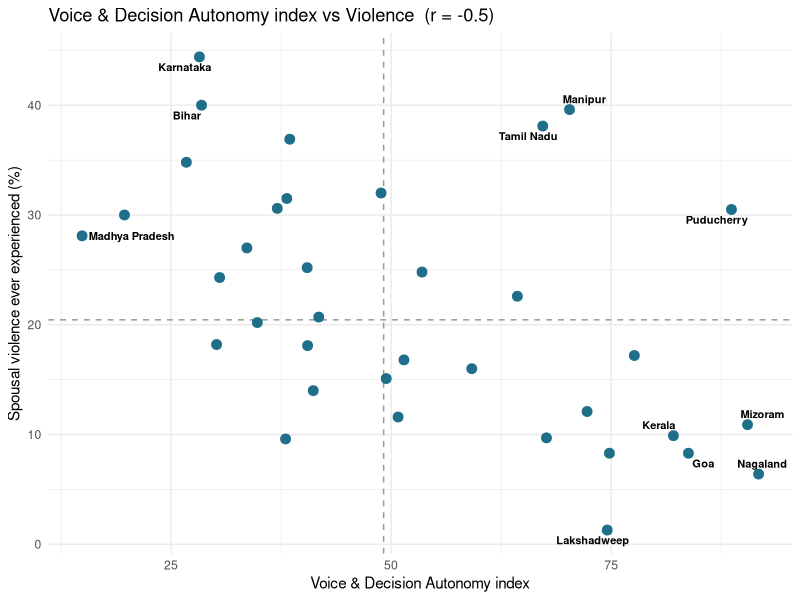
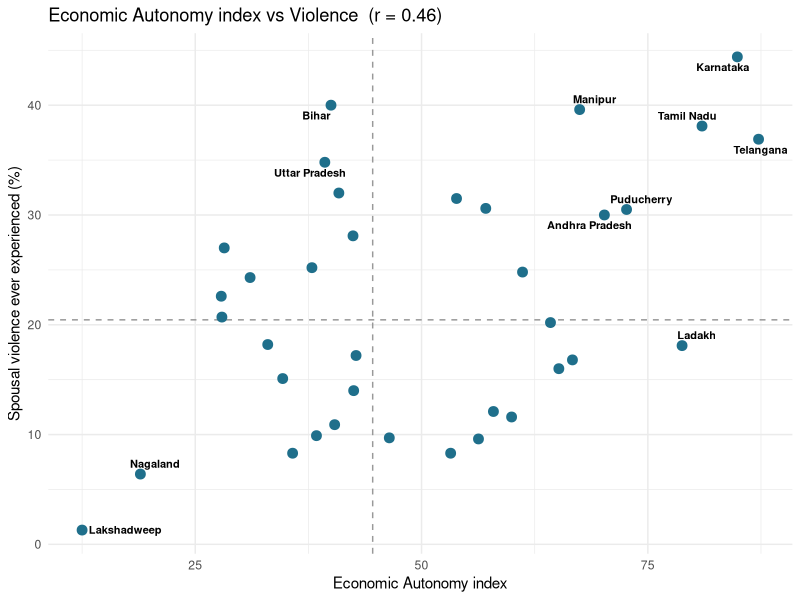

These figures' R source, in order: (Note: this script raises an error after producing the figures.)
# =============================================================
# Women's Household Autonomy vs Spousal Violence (NFHS-5)
# State-wise two-axis quadrant analysis. Run from the repository root.
# =============================================================
# Indicators in the source file:
#   119 - participates in household decisions   (VOICE)
#   120 - worked & paid in cash                   (ECONOMIC)
#   121 - owns house/land                         (ECONOMIC)
#   122 - has & uses a bank account               (ECONOMIC)
#   123 - has & uses own mobile phone             (VOICE)
#   125 - ever experienced spousal violence       (OUTCOME)
# =============================================================

# ---- 0. Packages -------------------------------------------
# tidyverse gives us dplyr (wrangling), tidyr (reshape), ggplot2 (plot).
# ggrepel keeps state labels from overlapping.

library(tidyverse)
library(ggrepel)

# ---- 1. Read the data --------------------------------------

df <- read_csv("data/processed/nfhs5_indicators_119_125_long.csv")


df <- df %>% mutate(value = as.numeric(nfhs5_total))

# ---- 2. Long -> wide ---------------------------------------
# One row per state; one column per indicator number.
wide <- df %>%
  select(state, indicator_num, value) %>%
  pivot_wider(names_from = indicator_num,
              values_from = value,
              names_prefix = "ind_") %>%
  # rename to readable labels
  rename(dec = ind_119, cash = ind_120, land = ind_121,
         bank = ind_122, phone = ind_123, viol = ind_125) %>%
  drop_na()   # drop states missing any indicator

# ---- 3. Min-max normalize helper ---------------------------
# Rescales a vector to 0-100 so indicators with different spreads
# contribute equally to the composite.
nrm <- function(x) (x - min(x)) / (max(x) - min(x)) * 100

# ---- 4. Build the two autonomy indices ---------------------
scores <- wide %>%
  mutate(
    voice_index = (nrm(dec)  + nrm(phone)) / 2,            # decisions + phone
    econ_index  = (nrm(cash) + nrm(land) + nrm(bank)) / 3, # cash + land + bank
    violence_pct = viol
  ) %>%
  select(state, voice_index, econ_index, violence_pct)

# Save the scores table
write_csv(scores, "data/processed/autonomy_violence_scores.csv")

# ---- 5. Correlations (the slope of each relationship) ------
cor_voice <- cor(scores$voice_index, scores$violence_pct)
cor_econ  <- cor(scores$econ_index,  scores$violence_pct)
cat("Voice index vs violence  r =", round(cor_voice, 2), "\n")
cat("Economic index vs violence r =", round(cor_econ, 2), "\n")

# ---- 6. Reusable quadrant-plot function --------------------
# x_var      = name of the index column to put on the x-axis
# label_mode = "all"      -> label every state (ggrepel spreads them out)
#              "outliers" -> label only states far from BOTH medians
# q          = cutoff for "outliers": label states whose standardized
#              distance from the median-cross is in the top (1 - q) share.
#              q = 0.70 labels roughly the most extreme 30% of states.
quad_plot <- function(data, x_var, x_label, r,
                      label_mode = "all", q = 0.70) {
  mx <- median(data[[x_var]])
  my <- median(data$violence_pct)

  # Decide which states get a text label.
  if (label_mode == "outliers") {
    # Standardized (z-score) distance from the median-cross, so the
    # two axes are comparable even though their units differ.
    d <- sqrt(((data[[x_var]] - mx) / sd(data[[x_var]]))^2 +
              ((data$violence_pct - my) / sd(data$violence_pct))^2)
    data$lab <- ifelse(d >= quantile(d, q), data$state, "")
  } else {
    data$lab <- data$state
  }

  ggplot(data, aes(x = .data[[x_var]], y = violence_pct)) +
    geom_vline(xintercept = mx, linetype = "dashed", colour = "grey60") +
    geom_hline(yintercept = my, linetype = "dashed", colour = "grey60") +
    geom_point(size = 3, colour = "#1f6f8b") +
    geom_text_repel(aes(label = lab), size = 2.8,
                    fontface = "bold", max.overlaps = 30) +
    labs(x = x_label,
         y = "Spousal violence ever experienced (%)",
         title = paste0(x_label, " vs Violence  (r = ", round(r, 2), ")")) +
    theme_minimal(base_size = 11)
}

# label_mode = "all" for the full version; switch to "outliers" to declutter.
p_voice <- quad_plot(scores, "voice_index",
                     "Voice & Decision Autonomy index", cor_voice,
                     label_mode = "outliers")
p_econ  <- quad_plot(scores, "econ_index",
                     "Economic Autonomy index", cor_econ,
                     label_mode = "outliers")

# ---- 7. Save panels ----------------------------------------
ggsave("figures/autonomy_voice_quadrant.png",    p_voice, width = 8, height = 7, dpi = 150)
ggsave("figures/autonomy_economic_quadrant.png", p_econ,  width = 8, height = 7, dpi = 150)

# Optional: side-by-side if 'patchwork' is installed
# install.packages("patchwork"); library(patchwork)
# ggsave("autonomy_vs_violence_quadrants.png", p_voice + p_econ,
#        width = 16, height = 7, dpi = 150)

cat("Done. Wrote scores CSV and two quadrant PNGs.\n")
writeLines(capture.output(sessionInfo()), "code/sessionInfo.txt")

# ---- 8. Voice-minus-economic gap ranking -------------------
# Where do the two forms of autonomy diverge?
#   gap > 0 (green) -> VOICE-LED: decisions/phone outrun assets/income
#   gap < 0 (red)   -> ECONOMY-LED: assets/income outrun voice
gap_df <- scores %>%
  mutate(gap = voice_index - econ_index,
         type = ifelse(gap >= 0, "Voice-led", "Economy-led")) %>%
  arrange(gap)   # most economy-led at top of the data, voice-led at bottom

write_csv(gap_df, "data/processed/autonomy_gap_ranking.csv")

# Lock the bar order to the ranking (factor levels = sorted states).
gap_df <- gap_df %>%
  mutate(state = factor(state, levels = state))

p_gap <- ggplot(gap_df, aes(x = gap, y = state, fill = type)) +
  geom_col() +
  geom_vline(xintercept = 0, colour = "black", linewidth = 0.4) +
  geom_text(aes(label = sprintf("%+.0f", gap),
                hjust = ifelse(gap >= 0, -0.15, 1.15)),
            size = 2.6) +
  scale_fill_manual(values = c("Voice-led" = "#27ae60",
                               "Economy-led" = "#c0392b")) +
  labs(x = "Voice index  minus  Economic index  (points, 0-100 scale)",
       y = NULL, fill = NULL,
       title = "Where the two autonomies diverge",
       subtitle = "Green = voice outruns assets/income | Red = assets/income outrun voice") +
  theme_minimal(base_size = 11) +
  theme(legend.position = "top")

ggsave("figures/autonomy_gap_ranking.png", p_gap, width = 9, height = 11, dpi = 150)

# Quick console readout of the extremes.
cat("\nMost ECONOMY-LED (voice lags assets):\n")
print(gap_df %>% slice_head(n = 5) %>% select(state, gap))
cat("\nMost VOICE-LED (voice outruns assets):\n")
print(gap_df %>% slice_tail(n = 5) %>% select(state, gap))
